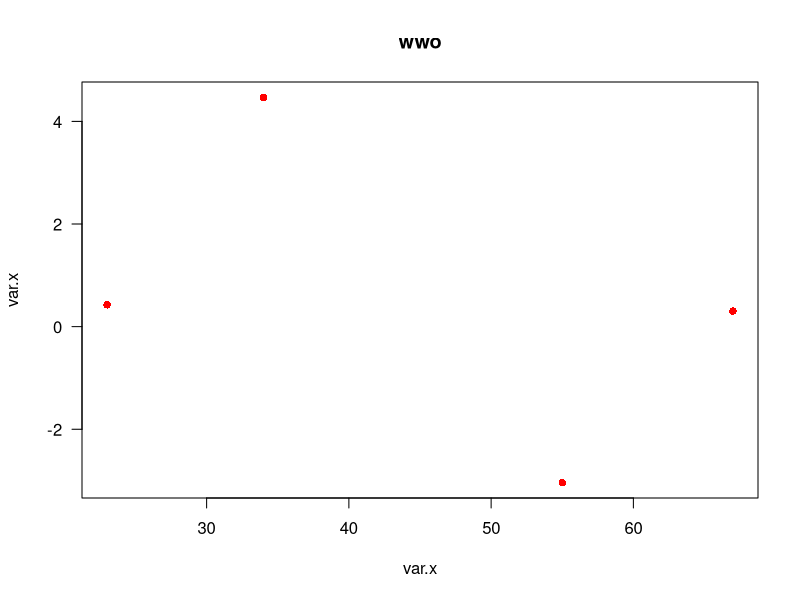

Here is the R script that generated this plot:

#
# various coding tips and tricks
#  
# some random data generation
d <- cbind.data.frame(group = c("A","A","C","Z"), size = c(55,34,23,67), 
                      weight = rnorm(4, 1,4))
str(d) # check the structure

# let's add a column for results
d$results <- NA
# how many unique groups are there?
group.number <- unique(d$group)
## [1] A C Z
# vector to store results, no entry for each row
store.result <- rep(NA, nrow(d))

# let's make a loop to go through all the rows
# assigned different calculations depening in the group
# pretty random actions, how I like it.
for(i in 1:nrow(d)){
  # assigned a number to i (between 1 and nrow(d) ) is handy to work with a
  # single row. You take control of the 'loop'
  # i <- 1

  # let's check what group we are dealing with in row 'i'
  d$group[i]
  
  
  # if statement. Returns TRUE or FALSE. If TRUE it will run the code between {}
  # in case of A
  if(d$group[i] == "A"){
    d$results[i] <- store.result[i] <- d$size[i] * d$weight[i]
  }
  
  # in case of C
  if(d$group[i] == "C"){
    d$results[i] <- store.result[i] <- d$size[i] / d$weight[i]
  }
  
  # in case of Z
  if(d$group[i] == "Z"){
    d$results[i] <- store.result[i] <- d$size[i] + d$weight[i]
  }
}

d$more.data <- rnorm(nrow(d), 4, 3)

columns.compare <- c(2,3,4,5)
store.t <- rep(NA, length(columns.compare)-1)
country.names <- c("wwo","hjk","rr", "oo")

?merge

#for(i in 1: length(columns.compare)-1 ){
  
  i <- 1
  model.t <- lm(d[,columns.compare[1]] ~ d[, columns.compare[i + 1] ])
  
  pdf(paste(country.names[i], ".pdf", sep = ""))
  plot( d[,columns.compare[1]], d[, columns.compare[i + 1] ],las = 1, 
        xlab = "var.x", ylab = "var.x", col = "red", pch = 16,
        main = country.names[i])
  dev.off()
  store.t[i] <- model.t$coefficients[1]
#}


# substring

# string of characters
t <- c("This is pretty awesome")
substr(t, 1, 6)



